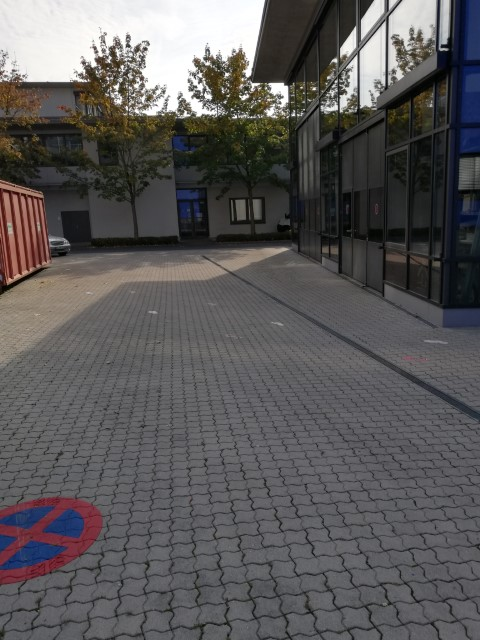
%> input picture ImageStitching/images/bild1.jpg, 480 x 640 px
$ octave ImageStitching.m   (GNU Octave 9; MATLAB toolbox functions it lacks are replaced by stand-ins)
%> lines starting %> are read from the running program, lines starting %| are printed output that depends on the picture
%%
% Bilder Laden:

I1=rgb2gray(imread('images\bild1.jpg'));
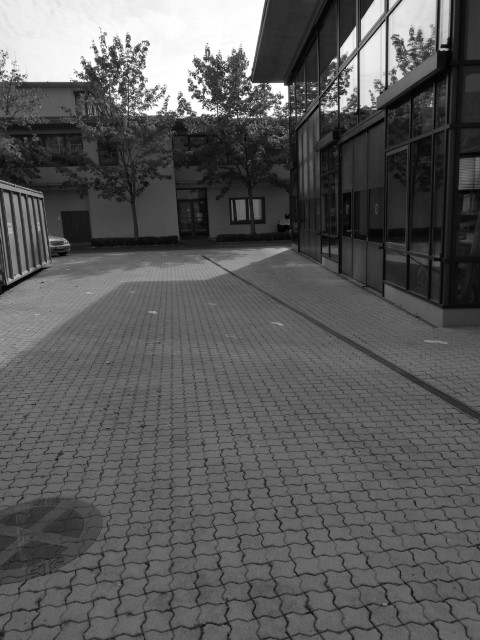
%> I1: size 640x480 uint8; min 0, max 255, mean 89.6
I2=rgb2gray(imread('images\bild2.jpg'));
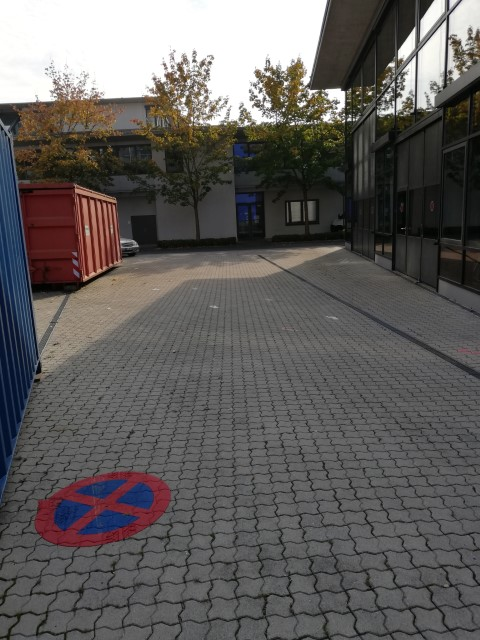
%> input picture ImageStitching/images/bild2.jpg, 480 x 640 px
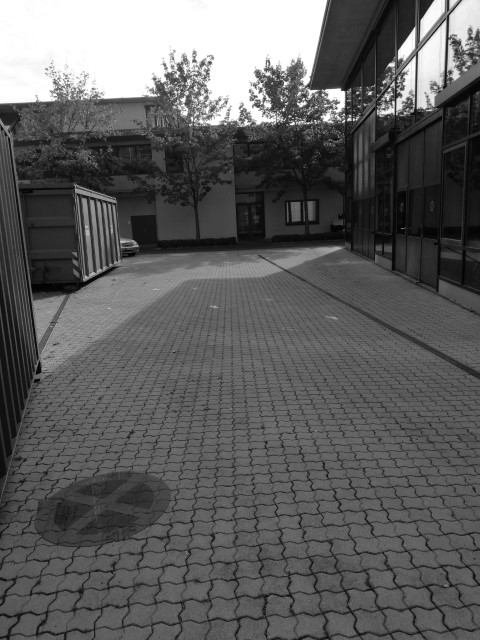
%> I2: size 640x480 uint8; min 0, max 255, mean 94.5
%> (the run ends here)
